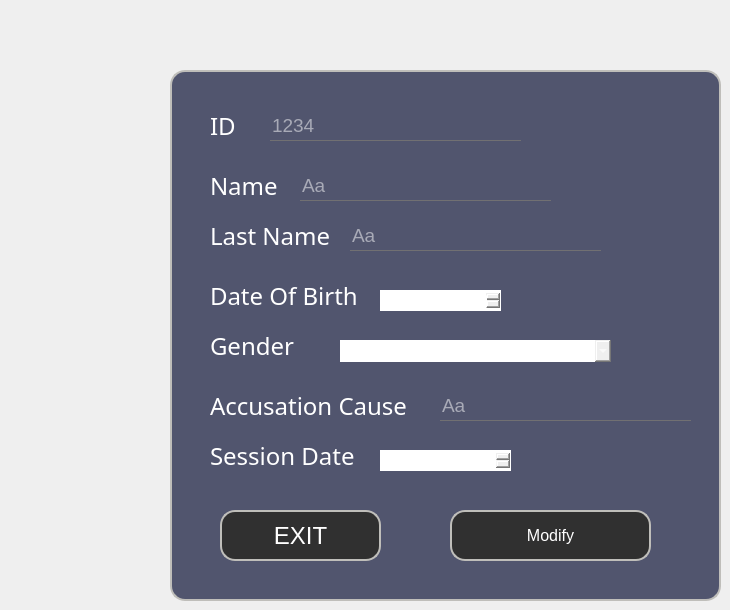
    <widget class="QWidget" name="tab_19">
     <attribute name="title">
      <string>tab 17 Modify Accused</string>
     </attribute>
     <widget class="QFrame" name="Modify_Accused">
      <property name="geometry">
       <rect>
        <x>170</x>
        <y>70</y>
        <width>551</width>
        <height>531</height>
       </rect>
      </property>
      <property name="styleSheet">
       <string notr="true">QFrame
{
	background:#51556e;
border: 2px solid #bfbeba;
    border-radius:15px;
}</string>
      </property>
      <property name="frameShape">
       <enum>QFrame::StyledPanel</enum>
      </property>
      <property name="frameShadow">
       <enum>QFrame::Raised</enum>
      </property>
      <widget class="QLabel" name="Mid">
       <property name="geometry">
        <rect>
         <x>40</x>
         <y>30</y>
         <width>111</width>
         <height>51</height>
        </rect>
       </property>
       <property name="styleSheet">
        <string notr="true">*{
    font-family:century gothic;
    font-size:24px;
	color:white;
    border:none;
}

</string>
       </property>
       <property name="text">
        <string>ID</string>
       </property>
      </widget>
      <widget class="QLineEdit" name="Lmid">
       <property name="geometry">
        <rect>
         <x>100</x>
         <y>40</y>
         <width>251</width>
         <height>31</height>
        </rect>
       </property>
       <property name="font">
        <font>
         <pointsize>14</pointsize>
        </font>
       </property>
       <property name="acceptDrops">
        <bool>true</bool>
       </property>
       <property name="styleSheet">
        <string notr="true">*{
background:transparent;
border:none;
color:white;
border-bottom:1px solid #717072;
}</string>
       </property>
       <property name="inputMask">
        <string/>
       </property>
       <property name="text">
        <string/>
       </property>
       <property name="maxLength">
        <number>32767</number>
       </property>
       <property name="echoMode">
        <enum>QLineEdit::Normal</enum>
       </property>
       <property name="placeholderText">
        <string>1234</string>
       </property>
      </widget>
      <widget class="QLabel" name="Mname">
       <property name="geometry">
        <rect>
         <x>40</x>
         <y>90</y>
         <width>111</width>
         <height>51</height>
        </rect>
       </property>
       <property name="styleSheet">
        <string notr="true">*{
    font-family:century gothic;
    font-size:24px;
	color:white;
    border:none;
}

</string>
       </property>
       <property name="text">
        <string>Name</string>
       </property>
      </widget>
      <widget class="QLineEdit" name="Lmname">
       <property name="geometry">
        <rect>
         <x>130</x>
         <y>100</y>
         <width>251</width>
         <height>31</height>
        </rect>
       </property>
       <property name="font">
        <font>
         <pointsize>14</pointsize>
        </font>
       </property>
       <property name="acceptDrops">
        <bool>true</bool>
       </property>
       <property name="styleSheet">
        <string notr="true">*{
background:transparent;
border:none;
color:white;
border-bottom:1px solid #717072;
}</string>
       </property>
       <property name="inputMask">
        <string/>
       </property>
       <property name="text">
        <string/>
       </property>
       <property name="maxLength">
        <number>32767</number>
       </property>
       <property name="echoMode">
        <enum>QLineEdit::Normal</enum>
       </property>
       <property name="placeholderText">
        <string>Aa</string>
       </property>
      </widget>
      <widget class="QLabel" name="Mlastname">
       <property name="geometry">
        <rect>
         <x>40</x>
         <y>140</y>
         <width>141</width>
         <height>51</height>
        </rect>
       </property>
       <property name="styleSheet">
        <string notr="true">*{
    font-family:century gothic;
    font-size:24px;
	color:white;
    border:none;
}

</string>
       </property>
       <property name="text">
        <string>Last Name</string>
       </property>
      </widget>
      <widget class="QLineEdit" name="Lmlastname">
       <property name="geometry">
        <rect>
         <x>180</x>
         <y>150</y>
         <width>251</width>
         <height>31</height>
        </rect>
       </property>
       <property name="font">
        <font>
         <pointsize>14</pointsize>
        </font>
       </property>
       <property name="acceptDrops">
        <bool>true</bool>
       </property>
       <property name="styleSheet">
        <string notr="true">*{
background:transparent;
border:none;
color:white;
border-bottom:1px solid #717072;
}</string>
       </property>
       <property name="inputMask">
        <string/>
       </property>
       <property name="text">
        <string/>
       </property>
       <property name="maxLength">
        <number>32767</number>
       </property>
       <property name="echoMode">
        <enum>QLineEdit::Normal</enum>
       </property>
       <property name="placeholderText">
        <string>Aa</string>
       </property>
      </widget>
      <widget class="QLabel" name="Macc">
       <property name="geometry">
        <rect>
         <x>40</x>
         <y>310</y>
         <width>251</width>
         <height>51</height>
        </rect>
       </property>
       <property name="styleSheet">
        <string notr="true">*{
    font-family:century gothic;
    font-size:24px;
	color:white;
    border:none;
}

</string>
       </property>
       <property name="text">
        <string>Accusation Cause</string>
       </property>
      </widget>
      <widget class="QDateEdit" name="LmDate_B">
       <property name="geometry">
        <rect>
         <x>210</x>
         <y>220</y>
         <width>121</width>
         <height>21</height>
        </rect>
       </property>
       <property name="styleSheet">
        <string notr="true">*{
    font-family:century gothic;
    font-size:24px;
	color:white;
    border:none;
}

</string>
       </property>
      </widget>
      <widget class="QLabel" name="Mdb">
       <property name="geometry">
        <rect>
         <x>40</x>
         <y>200</y>
         <width>161</width>
         <height>51</height>
        </rect>
       </property>
       <property name="styleSheet">
        <string notr="true">*{
    font-family:century gothic;
    font-size:24px;
	color:white;
    border:none;
}

</string>
       </property>
       <property name="text">
        <string>Date Of Birth</string>
       </property>
      </widget>
      <widget class="QLabel" name="Mgender">
       <property name="geometry">
        <rect>
         <x>40</x>
         <y>250</y>
         <width>101</width>
         <height>51</height>
        </rect>
       </property>
       <property name="styleSheet">
        <string notr="true">*{
    font-family:century gothic;
    font-size:24px;
	color:white;
    border:none;
}

</string>
       </property>
       <property name="text">
        <string>Gender</string>
       </property>
      </widget>
      <widget class="QLabel" name="Mds">
       <property name="geometry">
        <rect>
         <x>40</x>
         <y>360</y>
         <width>171</width>
         <height>51</height>
        </rect>
       </property>
       <property name="styleSheet">
        <string notr="true">*{
    font-family:century gothic;
    font-size:24px;
	color:white;
    border:none;
}

</string>
       </property>
       <property name="text">
        <string>Session Date</string>
       </property>
      </widget>
      <widget class="QDateEdit" name="LMDateS">
       <property name="geometry">
        <rect>
         <x>210</x>
         <y>380</y>
         <width>131</width>
         <height>21</height>
        </rect>
       </property>
       <property name="styleSheet">
        <string notr="true">*{
    font-family:century gothic;
    font-size:24px;
	color:white;
    border:none;
}

</string>
       </property>
      </widget>
      <widget class="QLineEdit" name="Lmacc_cause">
       <property name="geometry">
        <rect>
         <x>270</x>
         <y>320</y>
         <width>251</width>
         <height>31</height>
        </rect>
       </property>
       <property name="font">
        <font>
         <pointsize>14</pointsize>
        </font>
       </property>
       <property name="acceptDrops">
        <bool>true</bool>
       </property>
       <property name="styleSheet">
        <string notr="true">*{
background:transparent;
border:none;
color:white;
border-bottom:1px solid #717072;
}</string>
       </property>
       <property name="inputMask">
        <string/>
       </property>
       <property name="text">
        <string/>
       </property>
       <property name="maxLength">
        <number>32767</number>
       </property>
       <property name="echoMode">
        <enum>QLineEdit::Normal</enum>
       </property>
       <property name="placeholderText">
        <string>Aa</string>
       </property>
      </widget>
      <widget class="QComboBox" name="LMgender">
       <property name="geometry">
        <rect>
         <x>170</x>
         <y>270</y>
         <width>271</width>
         <height>22</height>
        </rect>
       </property>
       <property name="styleSheet">
        <string notr="true">*{
    font-family:century gothic;
    font-size:24px;
	color:white;
    border:none;
}

</string>
       </property>
       <item>
        <property name="text">
         <string>Choose your Gender</string>
        </property>
       </item>
       <item>
        <property name="text">
         <string>Male</string>
        </property>
       </item>
       <item>
        <property name="text">
         <string>Female</string>
        </property>
       </item>
      </widget>
      <widget class="QPushButton" name="modify">
       <property name="geometry">
        <rect>
         <x>280</x>
         <y>440</y>
         <width>201</width>
         <height>51</height>
        </rect>
       </property>
       <property name="font">
        <font>
         <pointsize>12</pointsize>
        </font>
       </property>
       <property name="styleSheet">
        <string notr="true">*{
color:white;
border-radius: 15px;
background:#303030;
border: 2px solid #bfbeba;
}

*:hover
{
	color:#303030;
	border-radius:15px;
	background:white;
border: 2px solid #bfbeba;
}</string>
       </property>
       <property name="text">
        <string>Modify</string>
       </property>
      </widget>
      <widget class="QPushButton" name="EXIT_MACC">
       <property name="geometry">
        <rect>
         <x>50</x>
         <y>440</y>
         <width>161</width>
         <height>51</height>
        </rect>
       </property>
       <property name="font">
        <font>
         <pointsize>18</pointsize>
        </font>
       </property>
       <property name="styleSheet">
        <string notr="true">*{
color:white;
border-radius: 15px;
background:#303030;
border: 2px solid #bfbeba;
}

*:hover
{
	color:#303030;
	border-radius:15px;
	background:white;
border: 2px solid #bfbeba;
}</string>
       </property>
       <property name="text">
        <string>EXIT</string>
       </property>
      </widget>
     </widget>
    </widget>
